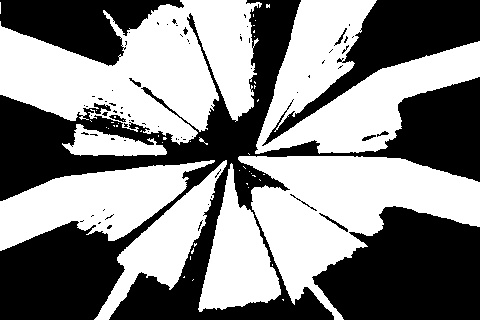
#> input picture 02_DIP/02_Image/exercises_14/dataset/images/a.jpg, 480 x 320 px
$ jupyter execute --allow-errors find_img_type.ipynb
#> lines starting #> are read from the running program, lines starting #| are printed output that depends on the picture; after the words box and inside, x2 and y2 are one past the last pixel; in counts of white or black regions, pixels touching at a corner belong together
[cell 1]
import cv2
import numpy as np
import matplotlib.pyplot as plt

type_of_image = 'nothing!'

[cell 2]
def num_channel(img):
    if img.ndim == 2:
        channels = 1

    elif img.ndim == 3:
        channels = img.shape[-1]

    else:
        print('image has unexpected number of channels!')
        channels = -1

    return channels

[cell 3]
def gray_or_binary(img):
    unique_intensities =  np.unique(img)
    len_unique_intensities = len(unique_intensities)


    if len_unique_intensities > 2:
        type_of_image = 'Gray'

    elif len_unique_intensities == 2 :
        sorted_unique_intensities = np.sort(unique_intensities)

        print(sorted_unique_intensities[0])
        print(sorted_unique_intensities[1])

        if sorted_unique_intensities[0] ==0 and (sorted_unique_intensities[1] ==1 or 255):
            type_of_image = 'Binary'
        else:
            type_of_image = 'Gray'

    elif len_unique_intensities == 1:
        binary_intensities = [0, 1, 255]

        if unique_intensities[0] in binary_intensities:
            type_of_image = 'Binary'
        else:
            type_of_image = 'Gray'

    return type_of_image

[cell 4]
def find_type_of_img(imgpath):
#> called with imgpath = 'dataset/images/a.jpg'
    img = cv2.imread(imgpath,cv2.IMREAD_UNCHANGED)
#> img is the input picture: shape (320, 480); min 0, max 255, mean 133.8
    num_channels = num_channel(img)
#> num_channels = 1

    if num_channels == 4:
        type_of_image = 'Color with alpha channel'

    elif num_channels == 3:
        type_of_image = 'Color'

    elif num_channels == 2:
        type_of_image = 'Gray with alpha channel'

    elif num_channels == 1:
        type_of_image = gray_or_binary(img)
#> in gray_or_binary, `unique_intensities =  np.unique(img)`: unique_intensities = 17 values from 0 to 255
#> in gray_or_binary, `len_unique_intensities = len(unique_intensities)`: len_unique_intensities = 17
#> type_of_image = 'Gray'

    return type_of_image

[cell 5]
find_type_of_img('dataset/images/a.jpg')

[cell 6]
img = cv2.imread('dataset/images/a.jpg',cv2.IMREAD_UNCHANGED)
plt.imshow(img, cmap='gray')

[cell 7]
def inverted_img (img):
    inverted_img = (255-img)
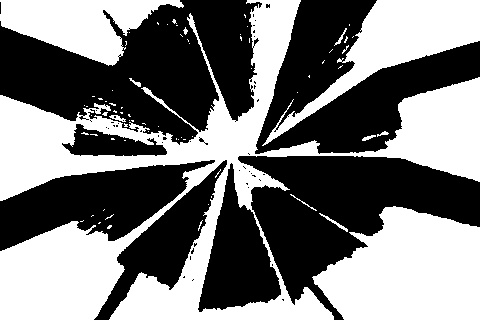
#> inverted_img: shape (320, 480); min 0, max 255, mean 121.2
    plt.imshow(inverted_img, cmap='gray')

[cell 8]
inverted_img(img)

#> (a cell that did not finish here is left out)

[cell 10]
th, dst = cv2.threshold(img, 0, 255, cv2.THRESH_BINARY);
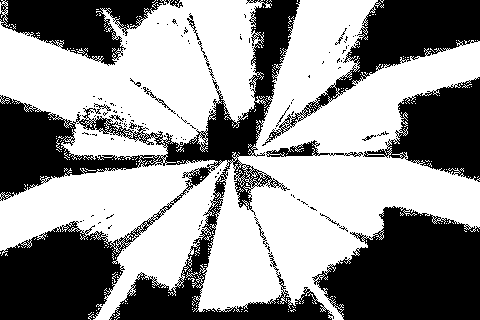
#> dst: shape (320, 480); 57.3% white; 129 black regions (111 under 20 px), largest, box (x1, y1, x2, y2) and area: (0, 0, 334, 320) 30390, (312, 206, 480, 320) 13741, (262, 0, 480, 146) 7578
